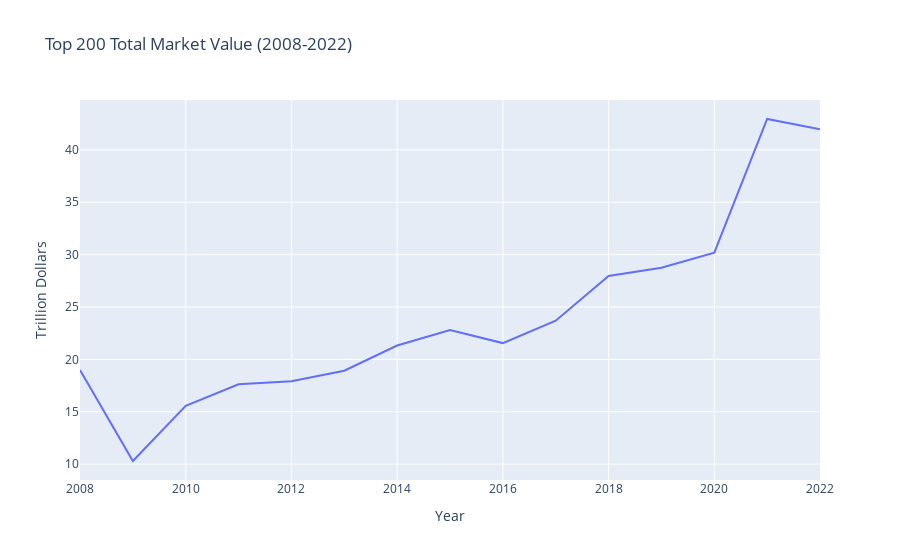

Notebook code cell kept with this figure:
### Code cell
import pandas as pd
import plotly.express as px


market_values = data_set.groupby('Year')['Market_Value'].sum().reset_index()


market_values['Market_Value'] = market_values['Market_Value'] / 10**6


fig = px.line(market_values, x='Year', y='Market_Value', title='Top 200 Total Market Value (2008-2022)',
              labels={'Year': 'Year', 'Market_Value': 'Trillion Dollars'})

fig.show()

### Figure 1 — Plotly figure (JSON) as saved in the notebook; plotly's stock layout.template omitted (floating-point values rounded to 4 significant figures)
{"data": [{"hovertemplate": "Year=%{x}<br>Trillion Dollars=%{y}<extra></extra>", "legendgroup": "", "line": {"color": "#636efa", "dash": "solid"}, "marker": {"symbol": "circle"}, "mode": "lines", "name": "", "orientation": "v", "showlegend": false, "type": "scatter", "x": [2008, 2009, 2010, 2011, 2012, 2013, 2014, 2015, 2016, 2017, 2018, 2019, 2020, 2021, 2022], "xaxis": "x", "y": [18.99, 10.3, 15.57, 17.63, 17.92, 18.91, 21.33, 22.79, 21.56, 23.69, 27.96, 28.74, 30.18, 42.94, 41.96], "yaxis": "y"}], "layout": {"legend": {"tracegroupgap": 0}, "title": {"text": "Top 200 Total Market Value (2008-2022)"}, "xaxis": {"anchor": "y", "domain": [0, 1], "title": {"text": "Year"}}, "yaxis": {"anchor": "x", "domain": [0, 1], "title": {"text": "Trillion Dollars"}}}}
